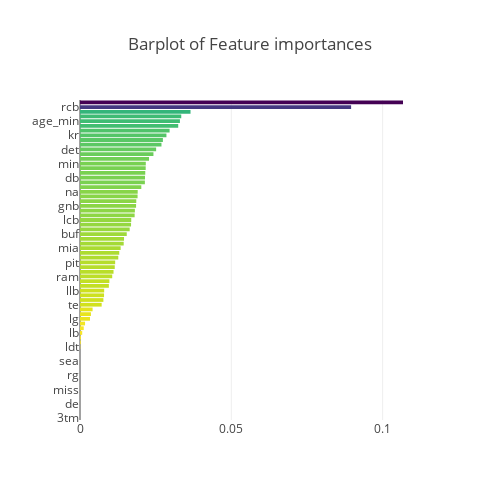

This figure's notebook cell:
### Code cell
random_forest_feature_importance(scaled_df, label_df)

### Figure 1 — Plotly figure (JSON) as saved in the notebook; plotly's stock layout.template omitted (floating-point values rounded to 4 significant figures)
{"data": [{"marker": {"cauto": true, "cmax": 0.1067, "cmin": 0, "color": [0, 0, 0, 0, 0, 0, 0, 0, 0, 0, 0, 0, 0, 0, 0, 7.57e-05, 0.0002398, 0.0002973, 0.0007327, 0.001234, 0.00167, 0.003299, 0.003612, 0.004161, 0.007157, 0.00773, 0.007948, 0.007987, 0.009535, 0.009706, 0.01064, 0.01108, 0.01148, 0.01162, 0.01265, 0.01298, 0.01343, 0.01444, 0.01455, 0.01545, 0.01642, 0.01687, 0.01693, 0.01806, 0.01814, 0.01853, 0.0186, 0.01903, 0.01906, 0.02026, 0.02144, 0.02148, 0.02156, 0.02171, 0.02174, 0.02281, 0.02427, 0.02516, 0.02692, 0.02739, 0.02856, 0.0296, 0.03246, 0.03302, 0.03346, 0.03652, 0.08959, 0.1067], "colorscale": "Viridis", "reversescale": true}, "name": "Random Forest Feature importance", "orientation": "h", "type": "bar", "uid": "fd2ccdc0-d5dc-44fd-a2cf-f07205a1fe8d", "x": [0, 0, 0, 0, 0, 0, 0, 0, 0, 0, 0, 0, 0, 0, 0, 7.57e-05, 0.0002398, 0.0002973, 0.0007327, 0.001234, 0.00167, 0.003299, 0.003612, 0.004161, 0.007157, 0.00773, 0.007948, 0.007987, 0.009535, 0.009706, 0.01064, 0.01108, 0.01148, 0.01162, 0.01265, 0.01298, 0.01343, 0.01444, 0.01455, 0.01545, 0.01642, 0.01687, 0.01693, 0.01806, 0.01814, 0.01853, 0.0186, 0.01903, 0.01906, 0.02026, 0.02144, 0.02148, 0.02156, 0.02171, 0.02174, 0.02281, 0.02427, 0.02516, 0.02692, 0.02739, 0.02856, 0.0296, 0.03246, 0.03302, 0.03346, 0.03652, 0.08959, 0.1067], "y": ["3tm", "4tm", "c", "de", "dt", "lt", "miss", "p", "rde", "rg", "rolb", "rt", "sea", "t", "tam", "ldt", "lde", "rlb", "lb", "rdt", "lolb", "lg", "rilb", "starts_min", "te", "sfo", "mlb", "llb", "den", "2tm", "ram", "nyj", "fs", "pit", "nwe", "cle", "mia", "kan", "chi", "buf", "hou", "wr", "lcb", "fb", "nyg", "gnb", "atl", "dal", "na", "starts_max", "sdg", "db", "oak", "phi", "min", "nor", "bal", "det", "cin", "stl", "kr", "ss", "was", "age_min", "pr", "rb", "rcb", "age_max"]}], "layout": {"height": 500, "title": "Barplot of Feature importances", "width": 500, "xaxis": {"autorange": true, "range": [0, 0.1123], "type": "linear"}, "yaxis": {"autorange": true, "range": [-0.5, 67.5], "showgrid": false, "showline": false, "showticklabels": true, "type": "category"}}}
